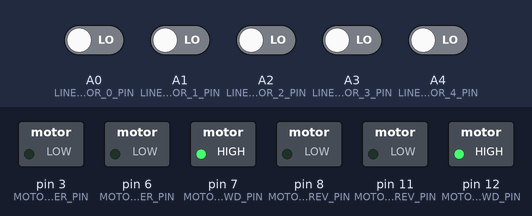
Bench run of a sketch on a simulated Arduino Uno, built with avr-gcc and run on an emulated ATmega328P. Shown: switched loads named in the sketch (green lamp = pin HIGH). Inputs (shaded band) come from the test bench; at power-on: A0 (LINE_SENSOR_0_PIN), A1 (LINE_SENSOR_1_PIN), A2 (LINE_SENSOR_2_PIN), A3 (LINE_SENSOR_3_PIN), A4 (LINE_SENSOR_4_PIN) LOW.

Above: at 1.2 s.
1.3 s: A0 (LINE_SENSOR_0_PIN) driven HIGH
At 2.2 s:
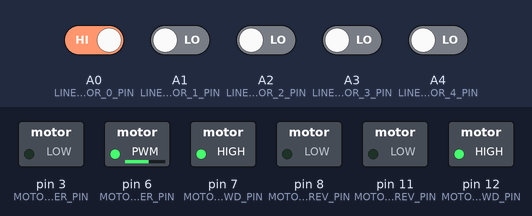
2.8 s: A3 (LINE_SENSOR_3_PIN) driven HIGH and A4 (LINE_SENSOR_4_PIN) driven HIGH
At 3.4 s:
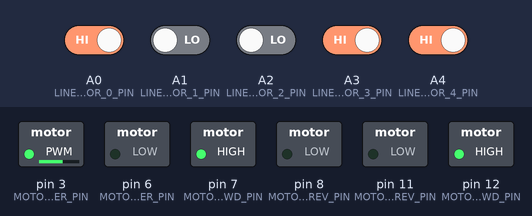
4.3 s: A4 (LINE_SENSOR_4_PIN) driven LOW
At 5.5 s:
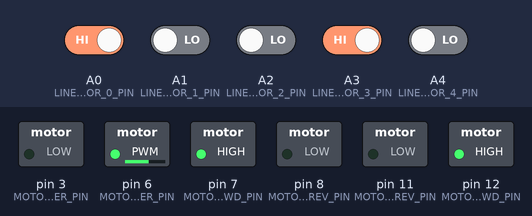
5.8 s: A4 (LINE_SENSOR_4_PIN) driven HIGH
At 6.9 s:
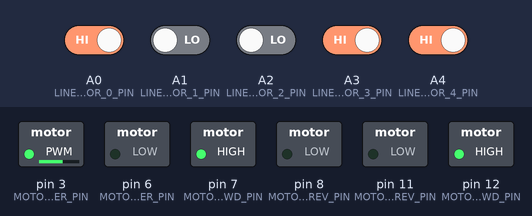
Timing chart, 0 to 8.3 s (numbered marks = the images above; inputs shaded):
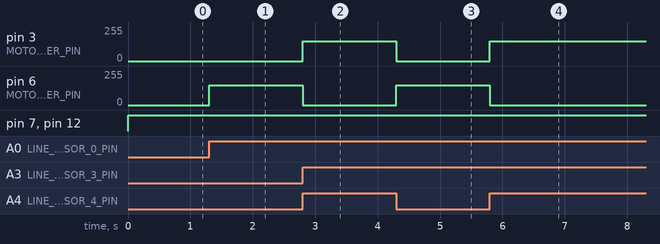

The sketch:

line_following.ino
```cpp
#include "hardware_conf.h"
#include "motorboard.h"
#include "line_follower.h"

Motorboard motorboard;

LineFollower follower;

void setup()
{
   motorboard.init(
      MOTOR_R_POWER_PIN,
      MOTOR_L_POWER_PIN,
      MOTOR_R_FWD_PIN,
      MOTOR_R_REV_PIN,
      MOTOR_L_FWD_PIN,
      MOTOR_L_REV_PIN
   );

   follower.init(
      &motorboard,
      LINE_SENSOR_0_PIN,
      LINE_SENSOR_1_PIN,
      LINE_SENSOR_2_PIN,
      LINE_SENSOR_3_PIN,
      LINE_SENSOR_4_PIN
   );
}

void loop()
{
   follower.tick();
}
```

hardware_conf.h
```cpp
// Sample hardware configuration file

// To use:
// - Copy it to the current project directory.
// - Change pin values according to your setup.

#pragma once

/* MOTORBOARD */
#define MOTOR_R_POWER_PIN 3
#define MOTOR_L_POWER_PIN 6

#define MOTOR_R_FWD_PIN  12
#define MOTOR_R_REV_PIN  11
#define MOTOR_L_FWD_PIN  7
#define MOTOR_L_REV_PIN  8

#define SERVO_PIN 9

/* SENSORS */
#define SONIC_TRIG_PIN 10
#define SONIC_ECHO_PIN 3

#define ENCODER_R_PIN // FILL IN
#define ENCODER_L_PIN // FILL IN

#define IR_R_PIN // FILL IN
#define IR_L_PIN // FILL IN

#define LINE_SENSOR_0_PIN A0
#define LINE_SENSOR_1_PIN A1
#define LINE_SENSOR_2_PIN A2
#define LINE_SENSOR_3_PIN A3
#define LINE_SENSOR_4_PIN A4

/* PERIPHERALS */
#define BEEPER_PIN 13

/* MEASUREMENTS AND PARAMETERS */

// TODO: measure
#define WHEEL_RADIUS 5
#define LR_WHEEL_DIST 10
#define ENCODER_SLIT_NUM 20
```

line_follower.cpp
```cpp
#include "line_follower.h"

void LineFollower::init(Motorboard* motorboard, int ext_left, int left, int center, int right, int ext_right){
   m_motorboard = motorboard;

   m_sensor_pins[0] = ext_left;
   m_sensor_pins[1] = left;
   m_sensor_pins[2] = center;
   m_sensor_pins[3] = right;
   m_sensor_pins[4] = ext_right;

   // initialise hardware
   for (int i = 0; i < 5; i++)
   {
      pinMode(m_sensor_pins[i], INPUT);
   }
}

void LineFollower::tick(){
   int sensor_state = getSensorState();

   // decision picker based on state
   // yes, I know that's horrible
   // I didn't even add mirroring
   // should be ashamed of myself...
   // but to be fair, I'm just modifying their code, soo..
   switch(sensor_state){
      // STRONG LEFT
      case 0b10001:
         m_motorboard->left(speed);
         break;

      // SLIGHT LEFT
      case 0b10100:
      case 0b01000:
      case 0b01100:
      case 0b11100:
      case 0b10010:
      case 0b11010:
         m_motorboard->lightLeft(speed);
         break;

      // STRONG RIGHT
      case 0b00001:
         m_motorboard->right(speed);
         break;

      // SLIGHT RIGHT
      case 0b00010:
      case 0b00011:
      case 0b00101:
      case 0b00110:
      case 0b00111:
      case 0b01001:
      case 0b01011:
      case 0b01101:
      case 0b01111:
         m_motorboard->lightRight(speed);
         break;

      // STOP
      case 0b11111:
         m_motorboard->stop();
         break;
   }
}

int LineFollower::getSensorState(){
   int state = 0;

   // true read means ground
   for (int i = 0; i < 5; i++)
   {
      // inversed shift order
      state |= (digitalRead(m_sensor_pins[i]) == LOW) << (4 - i);
   }

   return state;
}
```

line_follower.h
```cpp
/* LINE_FOLLOWER.H
 *
 * Provides implementation of the line follower algorithm.
 * Can be used in a similiar fashion to the wall follower algorithm.
 */

#pragma once
#include <Arduino.h>
#include "motorboard.h"

class LineFollower{
private:
   Motorboard* m_motorboard;
   int m_sensor_pins[5];
public:
   int speed = 150;

   LineFollower(){};

   void init(Motorboard* motorboard, int ext_left, int left, int center, int right, int ext_right);
   void tick();

   // Returns sensor state.
   // Sensor state is stored in first five byte positions.
   // Set bits indicate tape, while clear indicate ground.
   // Highest bit is leftmost sensor
   int getSensorState();
};
```

motorboard.cpp
```cpp
#include "motorboard.h"

void Motorboard::init(int r_pwr,
                        int l_pwr,

                        int r_fwd,
                        int r_rev,
                        int l_fwd,
                        int l_rev){
   m_L_POWER_PIN = l_pwr;
   m_R_POWER_PIN = r_pwr;

   m_R_FWD_PIN = r_fwd;
   m_L_FWD_PIN = l_fwd;
   m_R_REV_PIN = r_rev;
   m_L_REV_PIN = l_rev;

   // hardware setup
   pinMode(m_L_POWER_PIN, OUTPUT);
   pinMode(m_L_FWD_PIN, OUTPUT);
   pinMode(m_L_REV_PIN, OUTPUT);

   pinMode(m_R_POWER_PIN, OUTPUT);
   pinMode(m_R_FWD_PIN, OUTPUT);
   pinMode(m_R_REV_PIN, OUTPUT);
}

void Motorboard::setLeftMotor(int power, MotorMode mode){
   // cap power to byte
   power = constrain(power, 0, 255);

   l_power = power;
   l_motor_mode = mode;

   analogWrite(m_L_POWER_PIN, power);

   // no match means cruise
   digitalWrite(m_L_FWD_PIN, mode == MOTOR_FORWARD);
   digitalWrite(m_L_REV_PIN, mode == MOTOR_REVERSE);
}

// we do a little copy-pasting
void Motorboard::setRightMotor(int power, MotorMode mode){
   power = constrain(power, 0, 255);

   r_power = power;
   r_motor_mode = mode;

   analogWrite(m_R_POWER_PIN, power);

   // no match means cruise
   digitalWrite(m_R_FWD_PIN, mode == MOTOR_FORWARD);
   digitalWrite(m_R_REV_PIN, mode == MOTOR_REVERSE);
}

void Motorboard::setSignedLeftMotor(int power){
   if(power < 0){
      setLeftMotor(-power, MOTOR_REVERSE);
   }else{
      setLeftMotor(power, MOTOR_FORWARD);
   }
}

void Motorboard::setSignedRightMotor(int power){
   if(power < 0){
      setRightMotor(-power, MOTOR_REVERSE);
   }else{
      setRightMotor(power, MOTOR_FORWARD);
   }
}

void Motorboard::forward(int power){
   setRightMotor(power, MOTOR_FORWARD);
   setLeftMotor(power, MOTOR_FORWARD);
}

void Motorboard::right(int power){
   setRightMotor(power, MOTOR_REVERSE);
   setLeftMotor(power, MOTOR_FORWARD);
}

void Motorboard::lightRight(int power){
   setRightMotor(0, MOTOR_FORWARD);
   setLeftMotor(power, MOTOR_FORWARD);
}

void Motorboard::left(int power){
   setRightMotor(power, MOTOR_FORWARD);
   setLeftMotor(power, MOTOR_REVERSE);
}

void Motorboard::lightLeft(int power){
   setRightMotor(power, MOTOR_FORWARD);
   setLeftMotor(0, MOTOR_FORWARD);
}

void Motorboard::back(int power){
   setRightMotor(power, MOTOR_REVERSE);
   setLeftMotor(power, MOTOR_REVERSE);
}

void Motorboard::stop(){
   setRightMotor(0, MOTOR_FORWARD);
   setLeftMotor(0, MOTOR_FORWARD);
}

void Motorboard::cruise(){
   setRightMotor(0, MOTOR_CRUISE);
   setLeftMotor(0, MOTOR_CRUISE);
}

void Motorboard::setVelocityTurn(float vel, float turn){
   float v_r = vel + turn;
   float v_l = vel - turn;

   // normalise if overflow
   float v_top = max(abs(v_r), abs(v_l));
   if(v_top > 100.0){
      float norm_factor = 100.0 / v_top;
      v_r = v_r * norm_factor;
      v_l = v_l * norm_factor;
   }

   // convert to 0 - 255
   int power_r = round(v_r * 255 / 100);
   int power_l = round(v_l * 255 / 100);

   setSignedRightMotor(power_r);
   setSignedLeftMotor(power_l);
}
```

motorboard.h
```cpp
/* MOTORBOARD.H
 *
 * Provides useful functions concerning motorboard
 * operations.
 */
#pragma once
#include <Arduino.h>

enum MotorMode{
   MOTOR_FORWARD,
   MOTOR_REVERSE,
   MOTOR_CRUISE
};

class Motorboard{
private:
   // pin declarations
   int m_L_POWER_PIN;
   int m_R_POWER_PIN;

   int m_L_FWD_PIN;
   int m_L_REV_PIN;
   int m_R_FWD_PIN;
   int m_R_REV_PIN;
public:
   MotorMode l_motor_mode;
   MotorMode r_motor_mode;

   int l_power;
   int r_power;

   Motorboard(){};

   void init(int r_pwr,
               int l_pwr,

               int r_fwd,
               int r_rev,
               int l_fwd,
               int l_rev);

   // high-level motorboard control
   void forward(int power);
   // rotates in the CW direction in place
   void right(int power);
   // same as right() but doesn't reverse right motors
   void lightRight(int power);
   void left(int power);
   void lightLeft(int power);
   void back(int power);
   void cruise();
   void stop();

   // velocity turn control
   // values for vel and turn are floats from -100 to 100
   // if supplied values are greater or passed in a combination,
   // input will be normalised.
   // positive turn is counter-clockwise
   void setVelocityTurn(float vel, float turn);

   void setSignedLeftMotor(int power);
   void setSignedRightMotor(int power);

   // low-level functionality
   void setLeftMotor(int power, MotorMode mode);
   void setRightMotor(int power, MotorMode mode);
};
```

Measured:
- after the input at 1.3 s, pin 6 (MOTOR_L_POWER_PIN): 0/255 → 150/255 at once
- after the input at 2.8 s, pin 3 (MOTOR_R_POWER_PIN): 0/255 → 150/255 at once; pin 6 (MOTOR_L_POWER_PIN): 150/255 → 0/255 at once
- after the input at 4.3 s, pin 3 (MOTOR_R_POWER_PIN): 150/255 → 0/255 at once; pin 6 (MOTOR_L_POWER_PIN): 0/255 → 150/255 at once
- after the input at 5.8 s, pin 3 (MOTOR_R_POWER_PIN): 0/255 → 150/255 at once; pin 6 (MOTOR_L_POWER_PIN): 150/255 → 0/255 at once
